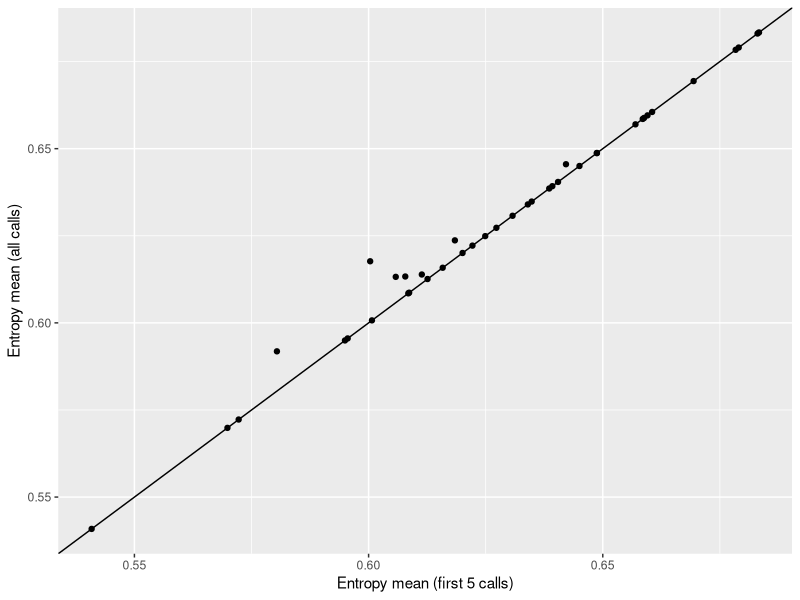
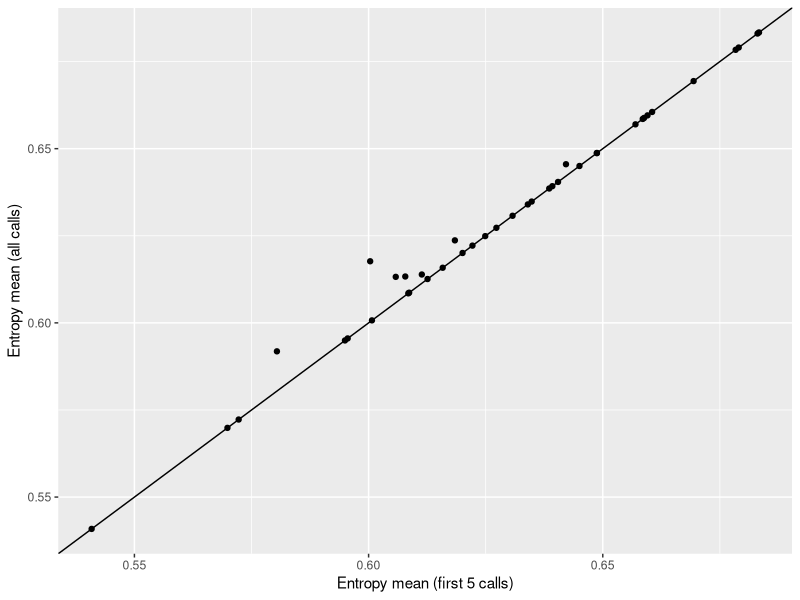

R code for these plots, in order: (Note: this script raises an error after producing the figures.)
## ---- chunk 1
library(tidyverse)

sq_data <- read_csv("data_raw/combined_sq_data2.csv")

detections <- read_csv("data_raw/01jan2026_detections4.csv")
## ---- chunk 2
# turn "_" into NA, then numeric
detections <- detections %>%
  mutate(
    break_s = as.character(break_s),
    break_s = na_if(break_s, "_"),
    break_s = as.numeric(break_s)
  )


glimpse(detections)

# Call-level averages (one row per call)

call_avgs <- detections %>%
  group_by(midden, filename) %>%
  summarise(
    no_notes = n(),
    call_duration = first(call_duration),
    note_rate = no_notes / call_duration,

    duration = mean(duration, na.rm = TRUE),
    break_s = mean(break_s, na.rm = TRUE),
    disttomax = mean(disttomax, na.rm = TRUE),

    rms = mean(rms, na.rm = TRUE),
    energy = mean(energy, na.rm = TRUE),
    peaktopeak = mean(peaktopeak, na.rm = TRUE),

    peak_freq_mean = mean(peak_freq_mean, na.rm = TRUE),
    peak_ampl_mean = mean(peak_ampl_mean, na.rm = TRUE),
    min_freq_mean = mean(min_freq_mean, na.rm = TRUE),
    max_freq_mean = mean(max_freq_mean, na.rm = TRUE),
    bandw_mean = mean(bandw_mean, na.rm = TRUE),

    quart_25_mean = mean(quart_25_mean, na.rm = TRUE),
    quart_50_mean = mean(quart_50_mean, na.rm = TRUE),
    quart_75_mean = mean(quart_75_mean, na.rm = TRUE),

    entropy_mean = mean(entropy_mean, na.rm = TRUE)
  ) %>%
  ungroup()
call_avgs


## ---- chunk 3
sq_avgs <- call_avgs %>%
  group_by(midden) %>%
  summarise(
    n_calls = n(),

    # averages of call-level traits
    call_duration = mean(call_duration, na.rm = TRUE),
    no_notes = mean(no_notes, na.rm = TRUE),
    note_rate = mean(note_rate, na.rm = TRUE),

    duration = mean(duration, na.rm = TRUE),
    break_s = mean(break_s, na.rm = TRUE),
    disttomax = mean(disttomax, na.rm = TRUE),

    rms = mean(rms, na.rm = TRUE),
    energy = mean(energy, na.rm = TRUE),
    peaktopeak = mean(peaktopeak, na.rm = TRUE),

    peak_freq_mean = mean(peak_freq_mean, na.rm = TRUE),
    peak_ampl_mean = mean(peak_ampl_mean, na.rm = TRUE),
    min_freq_mean = mean(min_freq_mean, na.rm = TRUE),
    max_freq_mean = mean(max_freq_mean, na.rm = TRUE),
    bandw_mean = mean(bandw_mean, na.rm = TRUE),

    quart_25_mean = mean(quart_25_mean, na.rm = TRUE),
    quart_50_mean = mean(quart_50_mean, na.rm = TRUE),
    quart_75_mean = mean(quart_75_mean, na.rm = TRUE),

    entropy_mean = mean(entropy_mean, na.rm = TRUE)
  ) %>%
  ungroup()
sq_avgs



## Join sq_avgs to sq data

sq_data_avgs <- sq_data %>%
  left_join(sq_avgs, by = "midden")
sq_data_avgs

# worried that sqs with 8 calls vs sqs with 4-5 calls will create bias. Does having extra calls (like 8 instead of 5) change the squirrel’s average? Gonna check differences to see if i need to standardize sqs to 5 calls and eliminate extra calls. I calculated squirrel-level means two ways.first, I used all available calls per squirrel and using the first five calls per squirrel as a sensitivity check.

# all calls
sq_avgs_all <- call_avgs %>%
  group_by(midden) %>%
  summarise(
    n_calls = n(),

    call_duration = mean(call_duration, na.rm = TRUE),
    no_notes     = mean(no_notes, na.rm = TRUE),
    note_rate    = mean(note_rate, na.rm = TRUE),

    duration     = mean(duration, na.rm = TRUE),
    break_s      = mean(break_s, na.rm = TRUE),
    disttomax    = mean(disttomax, na.rm = TRUE),

    rms          = mean(rms, na.rm = TRUE),
    energy       = mean(energy, na.rm = TRUE),
    peaktopeak   = mean(peaktopeak, na.rm = TRUE),

    peak_freq_mean  = mean(peak_freq_mean, na.rm = TRUE),
    peak_ampl_mean  = mean(peak_ampl_mean, na.rm = TRUE),
    min_freq_mean   = mean(min_freq_mean, na.rm = TRUE),
    max_freq_mean   = mean(max_freq_mean, na.rm = TRUE),
    bandw_mean      = mean(bandw_mean, na.rm = TRUE),

    quart_25_mean = mean(quart_25_mean, na.rm = TRUE),
    quart_50_mean = mean(quart_50_mean, na.rm = TRUE),
    quart_75_mean = mean(quart_75_mean, na.rm = TRUE),

    entropy_mean  = mean(entropy_mean, na.rm = TRUE)
  ) %>%
  ungroup()


# first 5 calls per squirrel
sq_avgs_5 <- call_avgs %>%
  group_by(midden) %>%
  slice_head(n = 5) %>%
  summarise(
    n_calls = n(),

    call_duration = mean(call_duration, na.rm = TRUE),
    no_notes     = mean(no_notes, na.rm = TRUE),
    note_rate    = mean(note_rate, na.rm = TRUE),

    duration     = mean(duration, na.rm = TRUE),
    break_s      = mean(break_s, na.rm = TRUE),
    disttomax    = mean(disttomax, na.rm = TRUE),

    rms          = mean(rms, na.rm = TRUE),
    energy       = mean(energy, na.rm = TRUE),
    peaktopeak   = mean(peaktopeak, na.rm = TRUE),

    peak_freq_mean  = mean(peak_freq_mean, na.rm = TRUE),
    peak_ampl_mean  = mean(peak_ampl_mean, na.rm = TRUE),
    min_freq_mean   = mean(min_freq_mean, na.rm = TRUE),
    max_freq_mean   = mean(max_freq_mean, na.rm = TRUE),
    bandw_mean      = mean(bandw_mean, na.rm = TRUE),

    quart_25_mean = mean(quart_25_mean, na.rm = TRUE),
    quart_50_mean = mean(quart_50_mean, na.rm = TRUE),
    quart_75_mean = mean(quart_75_mean, na.rm = TRUE),

    entropy_mean  = mean(entropy_mean, na.rm = TRUE)
  ) %>%
  ungroup()

# compare parameters
compare_entropy <- sq_avgs_all %>%
  select(midden, entropy_all = entropy_mean) %>%
  left_join(
    sq_avgs_5 %>% select(midden, entropy_5 = entropy_mean),
    by = "midden"
  )

p_entropy <- compare_entropy %>%
  ggplot(aes(x = entropy_5, y = entropy_all)) +
  geom_point(na.rm = TRUE) +
  geom_abline() +
  labs(
    x = "Entropy mean (first 5 calls)",
    y = "Entropy mean (all calls)"
  )

p_entropy

ggsave("figures/compare_entropy.png", plot = p_entropy, width = 7, height = 5, dpi = 300)

p_call_duration <- compare_call_duration %>%
  ggplot(aes(x = call_duration_5, y = call_duration_all)) +
  geom_point(na.rm = TRUE) +
  geom_abline() +
  labs(
    x = "Call duration mean (first 5 calls)",
    y = "Call duration mean (all calls)"
  )

p_call_duration

ggsave("figures/compare_call_duration.png",
       plot = p_call_duration,
       width = 7, height = 5, dpi = 300)

compare_no_notes <- sq_avgs_all %>%
  select(midden, no_notes_all = no_notes) %>%
  left_join(
    sq_avgs_5 %>% select(midden, no_notes_5 = no_notes),
    by = "midden"
  )

p_no_notes <- compare_no_notes %>%
  ggplot(aes(x = no_notes_5, y = no_notes_all)) +
  geom_point(na.rm = TRUE) +
  geom_abline() +
  labs(
    x = "Mean no. notes (first 5 calls)",
    y = "Mean no. notes (all calls)"
  )

p_no_notes

ggsave("figures/compare_no_notes.png",
       plot = p_no_notes,
       width = 7, height = 5, dpi = 300)

compare_note_rate <- sq_avgs_all %>%
  select(midden, note_rate_all = note_rate) %>%
  left_join(
    sq_avgs_5 %>% select(midden, note_rate_5 = note_rate),
    by = "midden"
  )

p_note_rate <- compare_note_rate %>%
  ggplot(aes(x = note_rate_5, y = note_rate_all)) +
  geom_point(na.rm = TRUE) +
  geom_abline() +
  labs(
    x = "Note rate mean (first 5 calls)",
    y = "Note rate mean (all calls)"
  )

p_note_rate

ggsave("figures/compare_note_rate.png",
       plot = p_note_rate,
       width = 7, height = 5, dpi = 300)


compare_duration <- sq_avgs_all %>%
  select(midden, duration_all = duration) %>%
  left_join(
    sq_avgs_5 %>% select(midden, duration_5 = duration),
    by = "midden"
  )

p_duration <- compare_duration %>%
  ggplot(aes(x = duration_5, y = duration_all)) +
  geom_point(na.rm = TRUE) +
  geom_abline() +
  labs(
    x = "Mean note duration (first 5 calls)",
    y = "Mean note duration (all calls)"
  )

p_duration

ggsave("figures/compare_duration.png",
       plot = p_duration,
       width = 7, height = 5, dpi = 300)


compare_break_s <- sq_avgs_all %>%
  select(midden, break_s_all = break_s) %>%
  left_join(
    sq_avgs_5 %>% select(midden, break_s_5 = break_s),
    by = "midden"
  )

p_break_s <- compare_break_s %>%
  ggplot(aes(x = break_s_5, y = break_s_all)) +
  geom_point(na.rm = TRUE) +
  geom_abline() +
  labs(
    x = "Mean break_s (first 5 calls)",
    y = "Mean break_s (all calls)"
  )

p_break_s

ggsave("figures/compare_break_s.png",
       plot = p_break_s,
       width = 7, height = 5, dpi = 300)

compare_disttomax <- sq_avgs_all %>%
  select(midden, disttomax_all = disttomax) %>%
  left_join(
    sq_avgs_5 %>% select(midden, disttomax_5 = disttomax),
    by = "midden"
  )

p_disttomax <- compare_disttomax %>%
  ggplot(aes(x = disttomax_5, y = disttomax_all)) +
  geom_point(na.rm = TRUE) +
  geom_abline() +
  labs(
    x = "Mean disttomax (first 5 calls)",
    y = "Mean disttomax (all calls)"
  )

p_disttomax

ggsave("figures/compare_disttomax.png",
       plot = p_disttomax,
       width = 7, height = 5, dpi = 300)

compare_rms <- sq_avgs_all %>%
  select(midden, rms_all = rms) %>%
  left_join(
    sq_avgs_5 %>% select(midden, rms_5 = rms),
    by = "midden"
  )

p_rms <- compare_rms %>%
  ggplot(aes(x = rms_5, y = rms_all)) +
  geom_point(na.rm = TRUE) +
  geom_abline() +
  labs(
    x = "Mean RMS (first 5 calls)",
    y = "Mean RMS (all calls)"
  )

p_rms

ggsave("figures/compare_rms.png",
       plot = p_rms,
       width = 7, height = 5, dpi = 300)

compare_energy <- sq_avgs_all %>%
  select(midden, energy_all = energy) %>%
  left_join(
    sq_avgs_5 %>% select(midden, energy_5 = energy),
    by = "midden"
  )

p_energy <- compare_energy %>%
  ggplot(aes(x = energy_5, y = energy_all)) +
  geom_point(na.rm = TRUE) +
  geom_abline() +
  labs(
    x = "Mean energy (first 5 calls)",
    y = "Mean energy (all calls)"
  )

p_energy

ggsave("figures/compare_energy.png",
       plot = p_energy,
       width = 7, height = 5, dpi = 300)

compare_peaktopeak <- sq_avgs_all %>%
  select(midden, peaktopeak_all = peaktopeak) %>%
  left_join(
    sq_avgs_5 %>% select(midden, peaktopeak_5 = peaktopeak),
    by = "midden"
  )
p_peaktopeak <- compare_peaktopeak %>%
  ggplot(aes(x = peaktopeak_5, y = peaktopeak_all)) +
  geom_point(na.rm = TRUE) +
  geom_abline() +
  labs(
    x = "Mean peak-to-peak (first 5 calls)",
    y = "Mean peak-to-peak (all calls)"
  )

p_peaktopeak

ggsave("figures/compare_peaktopeak.png",
       plot = p_peaktopeak,
       width = 7, height = 5, dpi = 300)

compare_peak_freq <- sq_avgs_all %>%
  select(midden, peak_freq_all = peak_freq_mean) %>%
  left_join(
    sq_avgs_5 %>% select(midden, peak_freq_5 = peak_freq_mean),
    by = "midden"
  )

p_peak_freq <- compare_peak_freq %>%
  ggplot(aes(x = peak_freq_5, y = peak_freq_all)) +
  geom_point(na.rm = TRUE) +
  geom_abline() +
  labs(
    x = "Peak frequency mean (first 5 calls)",
    y = "Peak frequency mean (all calls)"
  )

p_peak_freq

ggsave("figures/compare_peak_freq_mean.png",
       plot = p_peak_freq,
       width = 7, height = 5, dpi = 300)

compare_peak_ampl <- sq_avgs_all %>%
  select(midden, peak_ampl_all = peak_ampl_mean) %>%
  left_join(
    sq_avgs_5 %>% select(midden, peak_ampl_5 = peak_ampl_mean),
    by = "midden"
  )

p_peak_ampl <- compare_peak_ampl %>%
  ggplot(aes(x = peak_ampl_5, y = peak_ampl_all)) +
  geom_point(na.rm = TRUE) +
  geom_abline() +
  labs(
    x = "Peak amplitude mean (first 5 calls)",
    y = "Peak amplitude mean (all calls)"
  )

p_peak_ampl

ggsave("figures/compare_peak_ampl_mean.png",
       plot = p_peak_ampl,
       width = 7, height = 5, dpi = 300)

compare_min_freq <- sq_avgs_all %>%
  select(midden, min_freq_all = min_freq_mean) %>%
  left_join(
    sq_avgs_5 %>% select(midden, min_freq_5 = min_freq_mean),
    by = "midden"
  )
p_min_freq <- compare_min_freq %>%
  ggplot(aes(x = min_freq_5, y = min_freq_all)) +
  geom_point(na.rm = TRUE) +
  geom_abline() +
  labs(
    x = "Min frequency mean (first 5 calls)",
    y = "Min frequency mean (all calls)"
  )

p_min_freq

ggsave("figures/compare_min_freq_mean.png",
       plot = p_min_freq,
       width = 7, height = 5, dpi = 300)

compare_max_freq <- sq_avgs_all %>%
  select(midden, max_freq_all = max_freq_mean) %>%
  left_join(
    sq_avgs_5 %>% select(midden, max_freq_5 = max_freq_mean),
    by = "midden"
  )

p_max_freq <- compare_max_freq %>%
  ggplot(aes(x = max_freq_5, y = max_freq_all)) +
  geom_point(na.rm = TRUE) +
  geom_abline() +
  labs(
    x = "Max frequency mean (first 5 calls)",
    y = "Max frequency mean (all calls)"
  )

p_max_freq

ggsave("figures/compare_max_freq_mean.png",
       plot = p_max_freq,
       width = 7, height = 5, dpi = 300)

compare_bandw <- sq_avgs_all %>%
  select(midden, bandw_all = bandw_mean) %>%
  left_join(
    sq_avgs_5 %>% select(midden, bandw_5 = bandw_mean),
    by = "midden"
  )
p_bandw <- compare_bandw %>%
  ggplot(aes(x = bandw_5, y = bandw_all)) +
  geom_point(na.rm = TRUE) +
  geom_abline() +
  labs(
    x = "Bandwidth mean (first 5 calls)",
    y = "Bandwidth mean (all calls)"
  )

p_bandw

ggsave("figures/compare_bandw_mean.png",
       plot = p_bandw,
       width = 7, height = 5, dpi = 300)

compare_quart25 <- sq_avgs_all %>%
  select(midden, quart25_all = quart_25_mean) %>%
  left_join(
    sq_avgs_5 %>% select(midden, quart25_5 = quart_25_mean),
    by = "midden"
  )
p_quart25 <- compare_quart25 %>%
  ggplot(aes(x = quart25_5, y = quart25_all)) +
  geom_point(na.rm = TRUE) +
  geom_abline() +
  labs(
    x = "Quartile 25% mean (first 5 calls)",
    y = "Quartile 25% mean (all calls)"
  )

p_quart25

ggsave("figures/compare_quart_25_mean.png",
       plot = p_quart25,
       width = 7, height = 5, dpi = 300)

compare_quart50 <- sq_avgs_all %>%
  select(midden, quart50_all = quart_50_mean) %>%
  left_join(
    sq_avgs_5 %>% select(midden, quart50_5 = quart_50_mean),
    by = "midden"
  )
p_quart50 <- compare_quart50 %>%
  ggplot(aes(x = quart50_5, y = quart50_all)) +
  geom_point(na.rm = TRUE) +
  geom_abline() +
  labs(
    x = "Quartile 50% mean (first 5 calls)",
    y = "Quartile 50% mean (all calls)"
  )

p_quart50

ggsave("figures/compare_quart_50_mean.png",
       plot = p_quart50,
       width = 7, height = 5, dpi = 300)

compare_quart75 <- sq_avgs_all %>%
  select(midden, quart75_all = quart_75_mean) %>%
  left_join(
    sq_avgs_5 %>% select(midden, quart75_5 = quart_75_mean),
    by = "midden"
  )
p_quart75 <- compare_quart75 %>%
  ggplot(aes(x = quart75_5, y = quart75_all)) +
  geom_point(na.rm = TRUE) +
  geom_abline() +
  labs(
    x = "Quartile 75% mean (first 5 calls)",
    y = "Quartile 75% mean (all calls)"
  )

p_quart75

ggsave("figures/compare_quart_75_mean.png",
       plot = p_quart75,
       width = 7, height = 5, dpi = 300)

# All parameters look pretty good. Going to keep all calls

## ---- chunk 4

# Just going to look at figs for mt graham squirrels.

# make a table that links each squirrel (midden) to its site (MG)
sq_site <- sq_data_avgs %>%
  select(midden, site) %>%
  distinct()

# add the site  onto the call data, then keep only Mount Graham calls
call_avgs_mg <- call_avgs %>%
  left_join(sq_site, by = "midden") %>%
  filter(site == "MG")

# for MG squirrels, calculate the mean and SD of call_duration across calls
call_duration_by_sq_mg <- call_avgs_mg %>%
  group_by(midden) %>%
  summarise(
    mean_call_duration = mean(call_duration, na.rm = TRUE),
    sd_call_duration = sd(call_duration, na.rm = TRUE)
  ) %>%
  ungroup()

p_call_duration_mg <- call_duration_by_sq_mg %>%
  ggplot(aes(x = reorder(factor(midden), mean_call_duration), y = mean_call_duration)) +
  geom_pointrange(
    aes(ymin = mean_call_duration - sd_call_duration,
        ymax = mean_call_duration + sd_call_duration),
    na.rm = TRUE
  ) +
  labs(x = "Mount Graham squirrels (midden)", y = "Call duration: mean ± SD (across calls)") +
  theme(axis.text.x = element_text(angle = 90, vjust = 0.5, hjust = 1))

p_call_duration_mg

ggsave("figures/var_call_duration_MG.png",
       plot = p_call_duration_mg,
       width = 8, height = 5, dpi = 300)

#  for MG squirrels, calculate mean and SD of note_rate across calls
note_rate_mg <- call_avgs_mg %>%
  group_by(midden) %>%
  summarise(
    mean_note_rate = mean(note_rate, na.rm = TRUE),
    sd_note_rate = sd(note_rate, na.rm = TRUE)
  ) %>%
  ungroup()
p_note_rate_mg <- note_rate_mg %>%
  ggplot(aes(x = reorder(factor(midden), mean_note_rate), y = mean_note_rate)) +
  geom_pointrange(
    aes(ymin = mean_note_rate - sd_note_rate,
        ymax = mean_note_rate + sd_note_rate),
    na.rm = TRUE
  ) +
  labs(x = "Mount Graham squirrels (midden)", y = "Note rate: mean ± SD (across calls)") +
  theme(axis.text.x = element_text(angle = 90, vjust = 0.5, hjust = 1))

p_note_rate_mg
ggsave("figures/var_note_rate_MG.png",
       plot = p_note_rate_mg,
       width = 8, height = 5, dpi = 300)

# duration param MG
# mean + SD of duration for each MG squirrel
duration_mg <- call_avgs_mg %>%
  group_by(midden) %>%
  summarise(
    mean_duration = mean(duration, na.rm = TRUE),
    sd_duration = sd(duration, na.rm = TRUE)
  ) %>%
  ungroup()

# plot mean ± SD
p_duration_mg <- duration_mg %>%
  ggplot(aes(x = reorder(factor(midden), mean_duration), y = mean_duration)) +
  geom_pointrange(
    aes(ymin = mean_duration - sd_duration,
        ymax = mean_duration + sd_duration),
    na.rm = TRUE
  ) +
  labs(x = "Mount Graham squirrels (midden)", y = "Duration: mean ± SD (across calls)") +
  theme(axis.text.x = element_text(angle = 90, vjust = 0.5, hjust = 1))

p_duration_mg

# save into figures folder
ggsave("figures/var_duration_MG.png",
       plot = p_duration_mg,
       width = 8, height = 5, dpi = 300)

# mean + SD of break_s for each MG squirrel
break_s_mg <- call_avgs_mg %>%
  group_by(midden) %>%
  summarise(
    mean_break_s = mean(break_s, na.rm = TRUE),
    sd_break_s = sd(break_s, na.rm = TRUE)
  ) %>%
  ungroup()

# plot mean ± SD
p_break_s_mg <- break_s_mg %>%
  ggplot(aes(x = reorder(factor(midden), mean_break_s), y = mean_break_s)) +
  geom_pointrange(
    aes(ymin = mean_break_s - sd_break_s,
        ymax = mean_break_s + sd_break_s),
    na.rm = TRUE
  ) +
  labs(x = "Mount Graham squirrels (midden)", y = "break_s: mean ± SD (across calls)") +
  theme(axis.text.x = element_text(angle = 90, vjust = 0.5, hjust = 1))

p_break_s_mg

# save into figures folder
ggsave("figures/var_break_s_MG.png",
       plot = p_break_s_mg,
       width = 8, height = 5, dpi = 300)


# mean + SD of disttomax for each MG squirrel
disttomax_mg <- call_avgs_mg %>%
  group_by(midden) %>%
  summarise(
    mean_disttomax = mean(disttomax, na.rm = TRUE),
    sd_disttomax = sd(disttomax, na.rm = TRUE)
  ) %>%
  ungroup()

# plot mean ± SD
p_disttomax_mg <- disttomax_mg %>%
  ggplot(aes(x = reorder(factor(midden), mean_disttomax), y = mean_disttomax)) +
  geom_pointrange(
    aes(ymin = mean_disttomax - sd_disttomax,
        ymax = mean_disttomax + sd_disttomax),
    na.rm = TRUE
  ) +
  labs(x = "Mount Graham squirrels (midden)", y = "disttomax: mean ± SD (across calls)") +
  theme(axis.text.x = element_text(angle = 90, vjust = 0.5, hjust = 1))

p_disttomax_mg

# save into figures folder
ggsave("figures/var_disttomax_MG.png",
       plot = p_disttomax_mg,
       width = 8, height = 5, dpi = 300)

# mean + SD of rms for each MG squirrel
rms_mg <- call_avgs_mg %>%
  group_by(midden) %>%
  summarise(
    mean_rms = mean(rms, na.rm = TRUE),
    sd_rms = sd(rms, na.rm = TRUE)
  ) %>%
  ungroup()

# plot mean ± SD
p_rms_mg <- rms_mg %>%
  ggplot(aes(x = reorder(factor(midden), mean_rms), y = mean_rms)) +
  geom_pointrange(
    aes(ymin = mean_rms - sd_rms,
        ymax = mean_rms + sd_rms),
    na.rm = TRUE
  ) +
  labs(x = "Mount Graham squirrels (midden)", y = "RMS: mean ± SD (across calls)") +
  theme(axis.text.x = element_text(angle = 90, vjust = 0.5, hjust = 1))

p_rms_mg

# save into figures folder
ggsave("figures/var_rms_MG.png",
       plot = p_rms_mg,
       width = 8, height = 5, dpi = 300)

# mean + SD of energy for each MG squirrel
energy_mg <- call_avgs_mg %>%
  group_by(midden) %>%
  summarise(
    mean_energy = mean(energy, na.rm = TRUE),
    sd_energy = sd(energy, na.rm = TRUE)
  ) %>%
  ungroup()

# plot mean ± SD
p_energy_mg <- energy_mg %>%
  ggplot(aes(x = reorder(factor(midden), mean_energy), y = mean_energy)) +
  geom_pointrange(
    aes(ymin = mean_energy - sd_energy,
        ymax = mean_energy + sd_energy),
    na.rm = TRUE
  ) +
  labs(x = "Mount Graham squirrels (midden)", y = "Energy: mean ± SD (across calls)") +
  theme(axis.text.x = element_text(angle = 90, vjust = 0.5, hjust = 1))

p_energy_mg

# save into figures folder
ggsave("figures/var_energy_MG.png",
       plot = p_energy_mg,
       width = 8, height = 5, dpi = 300)

# mean + SD of peaktopeak for each MG squirrel
peaktopeak_mg <- call_avgs_mg %>%
  group_by(midden) %>%
  summarise(
    mean_peaktopeak = mean(peaktopeak, na.rm = TRUE),
    sd_peaktopeak = sd(peaktopeak, na.rm = TRUE)
  ) %>%
  ungroup()

# plot mean ± SD
p_peaktopeak_mg <- peaktopeak_mg %>%
  ggplot(aes(x = reorder(factor(midden), mean_peaktopeak), y = mean_peaktopeak)) +
  geom_pointrange(
    aes(ymin = mean_peaktopeak - sd_peaktopeak,
        ymax = mean_peaktopeak + sd_peaktopeak),
    na.rm = TRUE
  ) +
  labs(x = "Mount Graham squirrels (midden)", y = "Peak-to-peak: mean ± SD (across calls)") +
  theme(axis.text.x = element_text(angle = 90, vjust = 0.5, hjust = 1))

p_peaktopeak_mg

# save into figures folder
ggsave("figures/var_peaktopeak_MG.png",
       plot = p_peaktopeak_mg,
       width = 8, height = 5, dpi = 300)

# mean + SD of peak_freq_mean for each MG squirrel
peak_freq_mg <- call_avgs_mg %>%
  group_by(midden) %>%
  summarise(
    mean_peak_freq = mean(peak_freq_mean, na.rm = TRUE),
    sd_peak_freq = sd(peak_freq_mean, na.rm = TRUE)
  ) %>%
  ungroup()

# plot mean ± SD
p_peak_freq_mg <- peak_freq_mg %>%
  ggplot(aes(x = reorder(factor(midden), mean_peak_freq), y = mean_peak_freq)) +
  geom_pointrange(
    aes(ymin = mean_peak_freq - sd_peak_freq,
        ymax = mean_peak_freq + sd_peak_freq),
    na.rm = TRUE
  ) +
  labs(x = "Mount Graham squirrels (midden)", y = "Peak frequency mean: mean ± SD (across calls)") +
  theme(axis.text.x = element_text(angle = 90, vjust = 0.5, hjust = 1))

p_peak_freq_mg

# save into figures folder
ggsave("figures/var_peak_freq_mean_MG.png",
       plot = p_peak_freq_mg,
       width = 8, height = 5, dpi = 300)

# mean + SD of peak_ampl_mean for each MG squirrel
peak_ampl_mg <- call_avgs_mg %>%
  group_by(midden) %>%
  summarise(
    mean_peak_ampl = mean(peak_ampl_mean, na.rm = TRUE),
    sd_peak_ampl = sd(peak_ampl_mean, na.rm = TRUE)
  ) %>%
  ungroup()

# plot mean ± SD
p_peak_ampl_mg <- peak_ampl_mg %>%
  ggplot(aes(x = reorder(factor(midden), mean_peak_ampl), y = mean_peak_ampl)) +
  geom_pointrange(
    aes(ymin = mean_peak_ampl - sd_peak_ampl,
        ymax = mean_peak_ampl + sd_peak_ampl),
    na.rm = TRUE
  ) +
  labs(x = "Mount Graham squirrels (midden)", y = "Peak amplitude mean: mean ± SD (across calls)") +
  theme(axis.text.x = element_text(angle = 90, vjust = 0.5, hjust = 1))

p_peak_ampl_mg

# save into figures folder
ggsave("figures/var_peak_ampl_mean_MG.png",
       plot = p_peak_ampl_mg,
       width = 8, height = 5, dpi = 300)

# mean + SD of min_freq_mean for each MG squirrel
min_freq_mg <- call_avgs_mg %>%
  group_by(midden) %>%
  summarise(
    mean_min_freq = mean(min_freq_mean, na.rm = TRUE),
    sd_min_freq = sd(min_freq_mean, na.rm = TRUE)
  ) %>%
  ungroup()

# plot mean ± SD
p_min_freq_mg <- min_freq_mg %>%
  ggplot(aes(x = reorder(factor(midden), mean_min_freq), y = mean_min_freq)) +
  geom_pointrange(
    aes(ymin = mean_min_freq - sd_min_freq,
        ymax = mean_min_freq + sd_min_freq),
    na.rm = TRUE
  ) +
  labs(x = "Mount Graham squirrels (midden)", y = "Min frequency mean: mean ± SD (across calls)") +
  theme(axis.text.x = element_text(angle = 90, vjust = 0.5, hjust = 1))

p_min_freq_mg

# save into figures folder
ggsave("figures/var_min_freq_mean_MG.png",
       plot = p_min_freq_mg,
       width = 8, height = 5, dpi = 300)

# mean + SD of max_freq_mean for each MG squirrel
max_freq_mg <- call_avgs_mg %>%
  group_by(midden) %>%
  summarise(
    mean_max_freq = mean(max_freq_mean, na.rm = TRUE),
    sd_max_freq = sd(max_freq_mean, na.rm = TRUE)
  ) %>%
  ungroup()

# plot mean ± SD
p_max_freq_mg <- max_freq_mg %>%
  ggplot(aes(x = reorder(factor(midden), mean_max_freq), y = mean_max_freq)) +
  geom_pointrange(
    aes(ymin = mean_max_freq - sd_max_freq,
        ymax = mean_max_freq + sd_max_freq),
    na.rm = TRUE
  ) +
  labs(x = "Mount Graham squirrels (midden)", y = "Max frequency mean: mean ± SD (across calls)") +
  theme(axis.text.x = element_text(angle = 90, vjust = 0.5, hjust = 1))

p_max_freq_mg

# save into figures folder
ggsave("figures/var_max_freq_mean_MG.png",
       plot = p_max_freq_mg,
       width = 8, height = 5, dpi = 300)

# mean + SD of bandw_mean for each MG squirrel
bandw_mg <- call_avgs_mg %>%
  group_by(midden) %>%
  summarise(
    mean_bandw = mean(bandw_mean, na.rm = TRUE),
    sd_bandw = sd(bandw_mean, na.rm = TRUE)
  ) %>%
  ungroup()

# plot mean ± SD
p_bandw_mg <- bandw_mg %>%
  ggplot(aes(x = reorder(factor(midden), mean_bandw), y = mean_bandw)) +
  geom_pointrange(
    aes(ymin = mean_bandw - sd_bandw,
        ymax = mean_bandw + sd_bandw),
    na.rm = TRUE
  ) +
  labs(x = "Mount Graham squirrels (midden)", y = "Bandwidth mean: mean ± SD (across calls)") +
  theme(axis.text.x = element_text(angle = 90, vjust = 0.5, hjust = 1))

p_bandw_mg

# save into figures folder
ggsave("figures/var_bandw_mean_MG.png",
       plot = p_bandw_mg,
       width = 8, height = 5, dpi = 300)

# mean + SD of quart_25_mean for each MG squirrel
quart25_mg <- call_avgs_mg %>%
  group_by(midden) %>%
  summarise(
    mean_quart25 = mean(quart_25_mean, na.rm = TRUE),
    sd_quart25 = sd(quart_25_mean, na.rm = TRUE)
  ) %>%
  ungroup()

# plot mean ± SD
p_quart25_mg <- quart25_mg %>%
  ggplot(aes(x = reorder(factor(midden), mean_quart25), y = mean_quart25)) +
  geom_pointrange(
    aes(ymin = mean_quart25 - sd_quart25,
        ymax = mean_quart25 + sd_quart25),
    na.rm = TRUE
  ) +
  labs(x = "Mount Graham squirrels (midden)", y = "Quartile 25% mean: mean ± SD (across calls)") +
  theme(axis.text.x = element_text(angle = 90, vjust = 0.5, hjust = 1))

p_quart25_mg

# save into figures folder
ggsave("figures/var_quart_25_mean_MG.png",
       plot = p_quart25_mg,
       width = 8, height = 5, dpi = 300)

# mean + SD of quart_50_mean for each MG squirrel
quart50_mg <- call_avgs_mg %>%
  group_by(midden) %>%
  summarise(
    mean_quart50 = mean(quart_50_mean, na.rm = TRUE),
    sd_quart50 = sd(quart_50_mean, na.rm = TRUE)
  ) %>%
  ungroup()

# plot mean ± SD
p_quart50_mg <- quart50_mg %>%
  ggplot(aes(x = reorder(factor(midden), mean_quart50), y = mean_quart50)) +
  geom_pointrange(
    aes(ymin = mean_quart50 - sd_quart50,
        ymax = mean_quart50 + sd_quart50),
    na.rm = TRUE
  ) +
  labs(x = "Mount Graham squirrels (midden)", y = "Quartile 50% mean: mean ± SD (across calls)") +
  theme(axis.text.x = element_text(angle = 90, vjust = 0.5, hjust = 1))

p_quart50_mg

# save into figures folder
ggsave("figures/var_quart_50_mean_MG.png",
       plot = p_quart50_mg,
       width = 8, height = 5, dpi = 300)

# mean + SD of quart_75_mean for each MG squirrel
quart75_mg <- call_avgs_mg %>%
  group_by(midden) %>%
  summarise(
    mean_quart75 = mean(quart_75_mean, na.rm = TRUE),
    sd_quart75 = sd(quart_75_mean, na.rm = TRUE)
  ) %>%
  ungroup()

# plot mean ± SD
p_quart75_mg <- quart75_mg %>%
  ggplot(aes(x = reorder(factor(midden), mean_quart75), y = mean_quart75)) +
  geom_pointrange(
    aes(ymin = mean_quart75 - sd_quart75,
        ymax = mean_quart75 + sd_quart75),
    na.rm = TRUE
  ) +
  labs(x = "Mount Graham squirrels (midden)", y = "Quartile 75% mean: mean ± SD (across calls)") +
  theme(axis.text.x = element_text(angle = 90, vjust = 0.5, hjust = 1))

p_quart75_mg

# save into figures folder
ggsave("figures/var_quart_75_mean_MG.png",
       plot = p_quart75_mg,
       width = 8, height = 5, dpi = 300)

# mean + SD of entropy_mean for each MG squirrel
entropy_mg <- call_avgs_mg %>%
  group_by(midden) %>%
  summarise(
    mean_entropy = mean(entropy_mean, na.rm = TRUE),
    sd_entropy = sd(entropy_mean, na.rm = TRUE)
  ) %>%
  ungroup()

# plot mean ± SD
p_entropy_mg <- entropy_mg %>%
  ggplot(aes(x = reorder(factor(midden), mean_entropy), y = mean_entropy)) +
  geom_pointrange(
    aes(ymin = mean_entropy - sd_entropy,
        ymax = mean_entropy + sd_entropy),
    na.rm = TRUE
  ) +
  labs(x = "Mount Graham squirrels (midden)", y = "Entropy mean: mean ± SD (across calls)") +
  theme(axis.text.x = element_text(angle = 90, vjust = 0.5, hjust = 1))

p_entropy_mg

# save into figures folder
ggsave("figures/var_entropy_mean_MG.png",
       plot = p_entropy_mg,
       width = 8, height = 5, dpi = 300)


## ---- chunk 5

## ---- chunk 6

## ---- chunk 7

## ---- chunk 8

